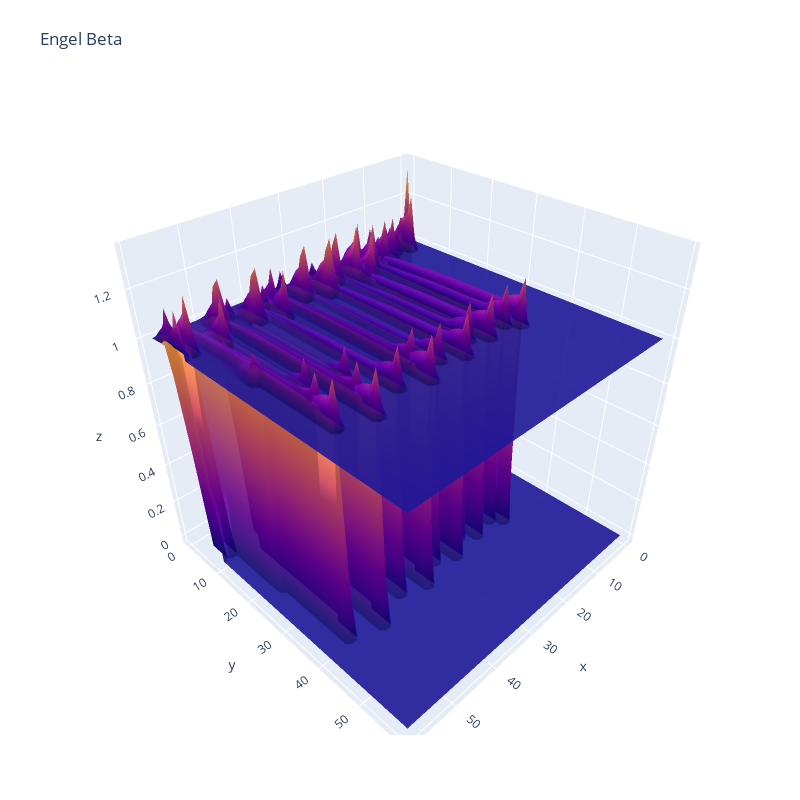

The notebook cell this image was saved under:
### Code cell
import plotly.graph_objects as go

fig = go.Figure(data=[
    go.Surface(z=Z_engel_beta, x=X, y=Y, showscale=False, opacity=0.9),
    go.Surface(z=Z_beta, x=X, y=Y, showscale=False, opacity=0.9)
])

fig.update_layout(title='Engel Beta', autosize=True,
                  width=600, height=600,
                  margin=dict(l=65, r=50, b=65, t=90))
fig.show()

### Figure 1 — Plotly figure (JSON) as saved in the notebook; plotly's stock layout.template omitted (floating-point values rounded to 4 significant figures; data arrays with more than 128 entries replaced by an {"elided": "..."} marker saying what was removed)
{"data": [{"opacity": 0.9, "showscale": false, "type": "surface", "x": {"elided": "60x60 int values"}, "y": {"elided": "60x60 int values"}, "z": {"elided": "60x60 float values"}}, {"opacity": 0.9, "showscale": false, "type": "surface", "x": {"elided": "60x60 int values"}, "y": {"elided": "60x60 int values"}, "z": {"elided": "60x60 float values"}}], "layout": {"autosize": true, "height": 800, "margin": {"b": 65, "l": 65, "r": 50, "t": 90}, "title": {"text": "Engel Beta"}, "width": 800}}
